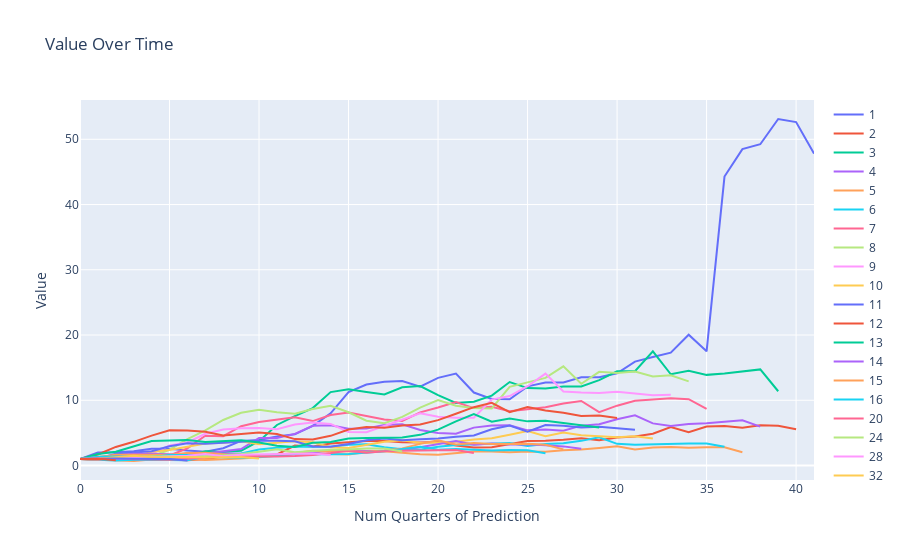
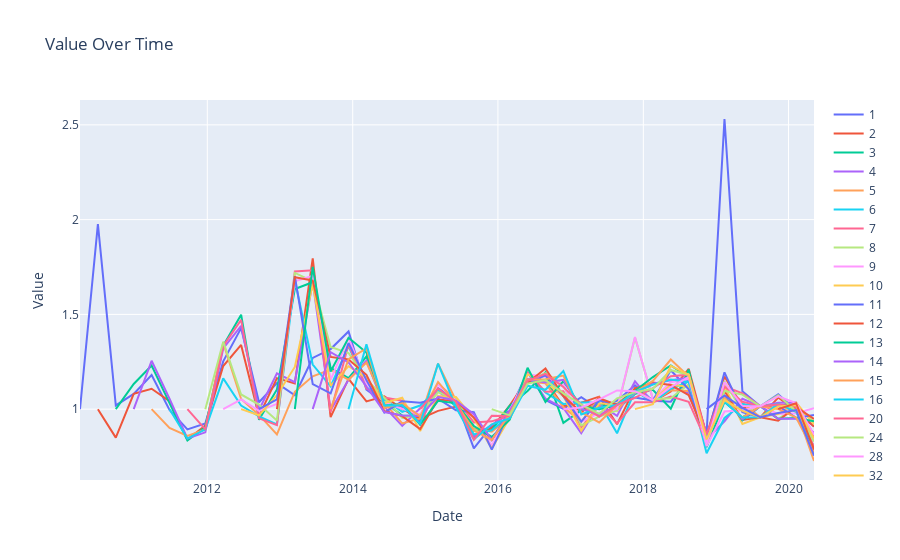

Source (notebook cell) for these figures, in order:
### Code cell
fig1 = go.Figure()
fig1.update_layout(title='Value Over Time',
                   xaxis_title='Num Quarters of Prediction',
                   yaxis_title='Value')

fig2 = go.Figure()
fig2.update_layout(title='Value Over Time',
                   xaxis_title='Date',
                   yaxis_title='Value')

for num_quarters, data in results.items():
    dates = data['dates']
    values = data['values']
    fig1.add_trace(go.Scatter(x=list(range(len(values))), y=values, mode='lines', name=num_quarters))
    fig2.add_trace(go.Scatter(x=dates, y=[values[i]/values[i-1] if i > 0 else 1.0 for i in range(len(values))], mode='lines', name=num_quarters))

fig1.show()
fig2.show()
